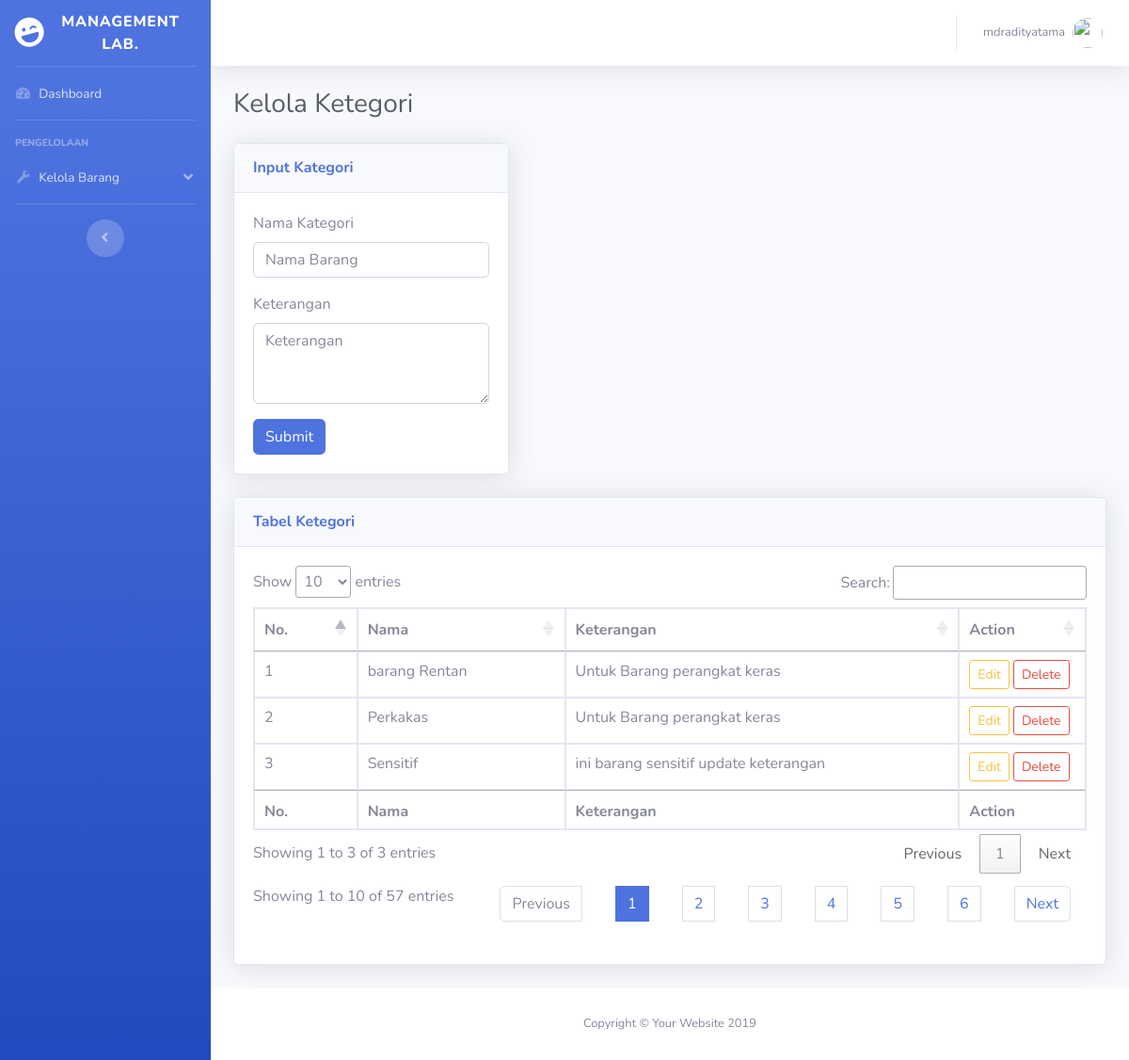
/kelolakategori.php (signed in), run on the app's committed database.
### tables this page shows
CREATE TABLE `kategori` (
  `id` int(11) NOT NULL,
  `nama` varchar(100) NOT NULL,
  `keterangan` text NOT NULL
);

### classes/Database.php (called while the page is built, shortened)
<?php
class Database {
  private static $INSTANCE = null;
  private $mysqli,
          $HOST = 'localhost',
          $USER = 'root',
          $PASS = '',
          $DBNAME = 'manajemenlab';
  function __construct(){
    $this->mysqli = new mysqli( $this->HOST, $this->USER, $this->PASS, $this->DBNAME);
  }
  public static function getInstance(){
    if( !isset(self::$INSTANCE) ) {
      self::$INSTANCE = new Database();
    }
    return self::$INSTANCE;
  }
  public function get_fields($table){
    $query  = "SELECT * FROM $table";
    $result = $this->mysqli->query($query);
    while($row = $result->fetch_assoc()  ) {
       $data[] = $row;
    }
    return $data;
  }
}
?>

### core/init.php (called while the page is built, shortened)
<?php
$kelola = new Kelola();

### classes/Kelola.php (called while the page is built, shortened)
<?php
class Kelola {
  private $_db;
  public function __construct() {
    $this->_db = Database::getInstance();
  }
  public function getKategori( $table ){
    $data = $this->_db->get_fields($table);
    return $data;
  }
}

### kelolakategori.php (the view, shortened to what this page needs)
<?php
require_once 'core/init.php';
include 'template/header.php';
?>
  <div id="wrapper">
<?php include 'template/menu.php' ?>
    <div id="content-wrapper" class="d-flex flex-column">
      <div id="content">
        <?php include 'template/nav-atas.php' ?>
        <div class="container-fluid">
          <h1 class="h3 mb-4 text-gray-800">Kelola Ketegori</h1>
          <div class="row">
            <div class="col-lg-4">
              <div class="card shadow mb-4">
                <div class="card-header py-3">
                  <h6 class="m-0 font-weight-bold text-primary"> Input Kategori</h6>
                </div>
                <div class="card-body">
                <form method="POST" action="kelolakategori.php">
                  <div class="form-group" >
                    <label>Nama Kategori</label>
                    <input type="text" name="nmbarang" class="form-control" placeholder="Nama Barang">
                  </div>
                  <div class="form-group">
                    <label>Keterangan</label>
                    <textarea class="form-control" name="keterangan" placeholder="Keterangan" rows="3"></textarea>
                  </div>
                  <input type="submit" name="submit" class="btn btn-primary" value="Submit">
                </form>
                </div>
              </div>
            </div>
            <div class="col">
              <div class="card shadow mb-4">
              <div class="card-header py-3">
                <h6 class="m-0 font-weight-bold text-primary">Tabel Ketegori</h6>
              </div>
              <div class="card-body">
                <div class="table-responsive">
                  <div id="dataTable_wrapper" class="dataTables_wrapper dt-bootstrap4">
                <div class="row">
                  <div class="col-sm-12">
                    <table class="table table-bordered dataTable" id="dataTable" width="100%" cellspacing="0" role="grid" aria-describedby="dataTable_info" style="width: 100%;">
                    <thead>
                      <tr role="row">
                        <th class="sorting_asc" tabindex="0" aria-controls="dataTable" rowspan="1" colspan="1" aria-sort="ascending" aria-label="Name: activate to sort column descending" style="width: 50px;">No.</th>
                        <th class="sorting" tabindex="0" aria-controls="dataTable" rowspan="1" colspan="1" aria-label="Position: activate to sort column ascending" style="width: 140px;">Nama</th>
                        <th class="sorting" tabindex="0" aria-controls="dataTable" rowspan="1" colspan="1" aria-label="Start date: activate to sort column ascending" style="width: 300px;">Keterangan</th>
                        <th class="sorting" tabindex="0" aria-controls="dataTable" rowspan="1" colspan="1" aria-label="Start date: activate to sort column ascending" style="width: 70px;">Action</th>
                      </tr>
                    </thead>
                    <tfoot>
                      <tr>
                        <th rowspan="1" colspan="1">No.</th>
                        <th rowspan="1" colspan="1">Nama</th>
                        <th rowspan="1" colspan="1">Keterangan</th>
                        <th rowspan="1" colspan="1">Action</th>
                      </tr>
                    </tfoot>
                    <tbody>
                      <?php
                      $no = 1;
                      $fields = $kelola->getKategori('kategori');
                      $banyak = count($fields);
                      if ( $banyak != 0 ){
                        foreach($fields as $index => $data) {
                            ?>
                            <tr role="row" class="odd">
                              <td class="sorting_1"><?= $no++ ?></td>
                              <td><?= $data['nama'] ?></td>
                              <td><?= $data['keterangan'] ?></td>
                              <td>
                                <a href="editkategori.php?id=<?php echo $data['id']; ?>" class="btn btn-outline-warning btn-sm"> Edit</a>
                                <a href="kelolakategori.php?hapus=<?php echo $data['id']; ?>" class="btn btn-outline-danger btn-sm"> Delete</a>
                              </td>
                            </tr>
                      <?php
                        }
                      } else {
                      ?>
                            <tr role="row" class="odd">
                              <td class="sorting_1 text-center p-5" colspan="6"> Hah ? Kosong ?</td>
                            </tr>
                      <?php
                        }
                      ?>
                    </tbody>
                  </table>
                </div>
              </div>
              <div class="row">
                <div class="col-sm-12 col-md-5">
                  <div class="dataTables_info" id="dataTable_info" role="status" aria-live="polite">
                    Showing 1 to 10 of 57 entries
                  </div>
                </div>
                <div class="col-sm-12 col-md-7">
                  <div class="dataTables_paginate paging_simple_numbers" id="dataTable_paginate">
                    <ul class="pagination">
                      <li class="paginate_button page-item previous disabled" id="dataTable_previous">
                        <a href="#" aria-controls="dataTable" data-dt-idx="0" tabindex="0" class="page-link">
                          Previous
                        </a>
                      </li>
                      <li class="paginate_button page-item active">
                        <a href="#" aria-controls="dataTable" data-dt-idx="1" tabindex="0" class="page-link">1</a>
                      </li>
                      <li class="paginate_button page-item ">
                        <a href="#" aria-controls="dataTable" data-dt-idx="2" tabindex="0" class="page-link">2</a>
                      </li>
                      <li class="paginate_button page-item ">
                        <a href="#" aria-controls="dataTable" data-dt-idx="3" tabindex="0" class="page-link">3</a>
                      </li>
                      <li class="paginate_button page-item ">
                        <a href="#" aria-controls="dataTable" data-dt-idx="4" tabindex="0" class="page-link">4</a>
                      </li>
                      <li class="paginate_button page-item ">
                        <a href="#" aria-controls="dataTable" data-dt-idx="5" tabindex="0" class="page-link">5</a>
                      </li>
                      <li class="paginate_button page-item ">
                        <a href="#" aria-controls="dataTable" data-dt-idx="6" tabindex="0" class="page-link">6</a>
                      </li>
                      <li class="paginate_button page-item next" id="dataTable_next">
                        <a href="#" aria-controls="dataTable" data-dt-idx="7" tabindex="0" class="page-link">Next</a>
                      </li>
                    </ul>
                  </div>
                </div>
              </div>
            </div>
                </div>
              </div>
              </div>
            </div>
          </div>
        </div>
      </div>
      <footer class="sticky-footer bg-white">
        <div class="container my-auto">
          <div class="copyright text-center my-auto">
            <span>Copyright &copy; Your Website 2019</span>
          </div>
        </div>
      </footer>
    </div>
  </div>
<?php
include 'template/footer.php';
?>

### data on the page
kategori: nama "barang Rentan", keterangan "Untuk Barang perangkat keras"
kategori: nama "Perkakas", keterangan "Untuk Barang perangkat keras"
kategori: nama "Sensitif", keterangan "ini barang sensitif update keterangan"

### other printed values
Session::get('username') "mdradityatama"
